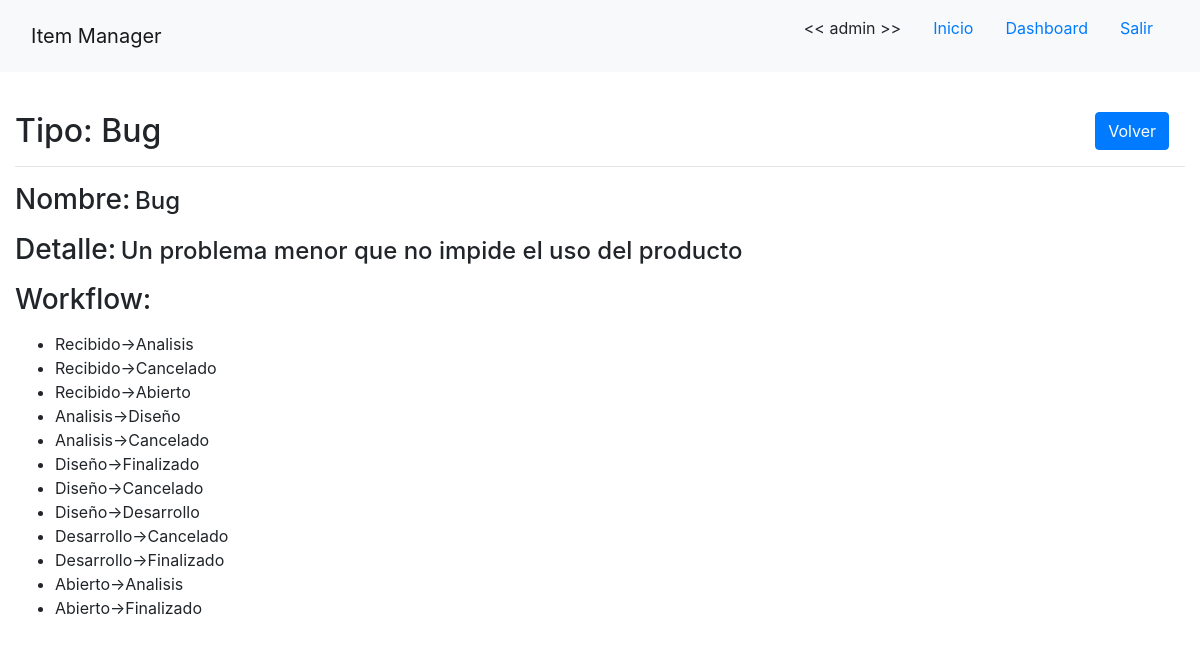
/tipoitem/1/ (signed in), run on the app's committed database.
### app/models/tipo_item.py (models this page shows, shortened)
class TipoItem(models.Model):
    nombre = models.CharField(verbose_name='nombre', max_length=255, unique=True)
    detalle = models.CharField(verbose_name='detalle', max_length=255)
    workflow = models.ManyToManyField(CambioEstado, verbose_name='workflow')
    def __str__(self):
        return self.nombre

### app/models/cambio_estado.py (models this page shows, shortened)
class CambioEstado(models.Model):
    origen = models.ForeignKey(EstadoItem, verbose_name='origen', related_name="origenes", on_delete=models.PROTECT)
    destino = models.ForeignKey(EstadoItem, verbose_name='destino', related_name="destinos", on_delete=models.PROTECT)
    class Meta:
        unique_together = [['origen', 'destino']]
        ordering = ['origen']
    def __str__(self):
        return f'{self.origen}->{self.destino}'

### app/models/estado_item.py (models this page shows, shortened)
class EstadoItem(models.Model):
    nombre = models.CharField(verbose_name='nombre', max_length=255, unique=True)
    detalle = models.CharField(verbose_name='detalle', max_length=255)
    def __str__(self):
        return self.nombre

### app/views/tipo_item.py (the view)
# urls.py: path('tipoitem/<int:pk>/', TipoItemDetailView.as_view(), name='tipoitem-detail'),
class TipoItemDetailView(LoginRequiredMixin, DetailView):
    model = TipoItem
    template_name = 'app/tipo_item_detail.html'

### app/templates/app/tipo_item_detail.html (shortened to what this page needs)
{% extends 'base.html' %}
{% load crispy_forms_tags %}
{% block content %}
    {% if user.is_staff %}
    <br>
    <h2>Tipo: {{ object }}
    <div class="float-right"><a class="btn btn-primary mx-3 float-right" href="{% url 'tipoitem-list' %}">Volver</a></div>
    </h2>
    <hr>
    <p><span class="h3">Nombre:</span> <span class="h4">{{ object.nombre }}</span></p>
    <p><span class="h3">Detalle:</span> <span class="h4">{{ object.detalle }}</span></p>
    <p><span class="h3">Workflow:</span></p>
    <ul>
        {% for c in object.workflow.all %}
            <li>{{ c }}</li>
        {% endfor %}
    </ul>
    {% else %}
        <br>
        <h2>No tiene los permisos necesarios para ver esta página!</h2>
        <a class="btn btn-primary" href="{% url 'home' %}">Volver al Inicio</a>
    {% endif %}
{% endblock %}

### templates/base.html (shortened to what this page needs)
{% load static %}
<!DOCTYPE html>
<html lang="es">
<head>
    <link rel="stylesheet" href="https://stackpath.bootstrapcdn.com/bootstrap/4.5.0/css/bootstrap.min.css">
</head>
<body>
    <nav class="navbar sticky-top navbar-light bg-light align-items-center">
        <div class="col-12 col-md-6 text-center text-md-left">
            <a class="navbar-brand" href="{% url 'home' %}">Item Manager</a>
        </div>
        <div class="col-12 col-md-6 d-flex justify-content-center justify-content-md-end">
            {% if user.is_authenticated %}
                <p class="nav-link d-none d-md-block"><< {{ user.username }} >></p>
                <a class="nav-link d-none d-md-block" href="{% url 'home' %}">Inicio</a>
                {% if user.is_staff %}
                    <a class="nav-link d-none d-md-block" href="{% url 'dashboard' %}">Dashboard</a>
                {% else %}
                    <a class="nav-link d-none d-md-block" href="{% url 'mis-proyectos-list' %}">Mis Proyectos</a>
                    <a class="nav-link d-none d-md-block" href="{% url 'mis-items-list' %}">Mis Items</a>
                {% endif %}
                <a class="nav-link d-none d-md-block" href="{% url 'logout' %}">Salir</a>
            {% endif %}
        </div>
    </nav>
    <div class="container-fluid justify-content-center mt-3">
        {% block content %}{% endblock %}
    </div>
</body>
</html>

### data on the page
TipoItem: nombre "Bug", detalle "Un problema menor que no impide el uso del producto"
CambioEstado: origen+destino "Recibido->Analisis"
CambioEstado: origen+destino "Recibido->Cancelado"
CambioEstado: origen+destino "Recibido->Abierto"
CambioEstado: origen+destino "Analisis->Diseño"
CambioEstado: origen+destino "Analisis->Cancelado"
CambioEstado: origen+destino "Diseño->Finalizado"
CambioEstado: origen+destino "Diseño->Cancelado"
CambioEstado: origen+destino "Diseño->Desarrollo"
CambioEstado: origen+destino "Desarrollo->Cancelado"
CambioEstado: origen+destino "Desarrollo->Finalizado"
CambioEstado: origen+destino "Abierto->Analisis"
CambioEstado: origen+destino "Abierto->Finalizado"

### other printed values
{{ user.username }} "admin"
